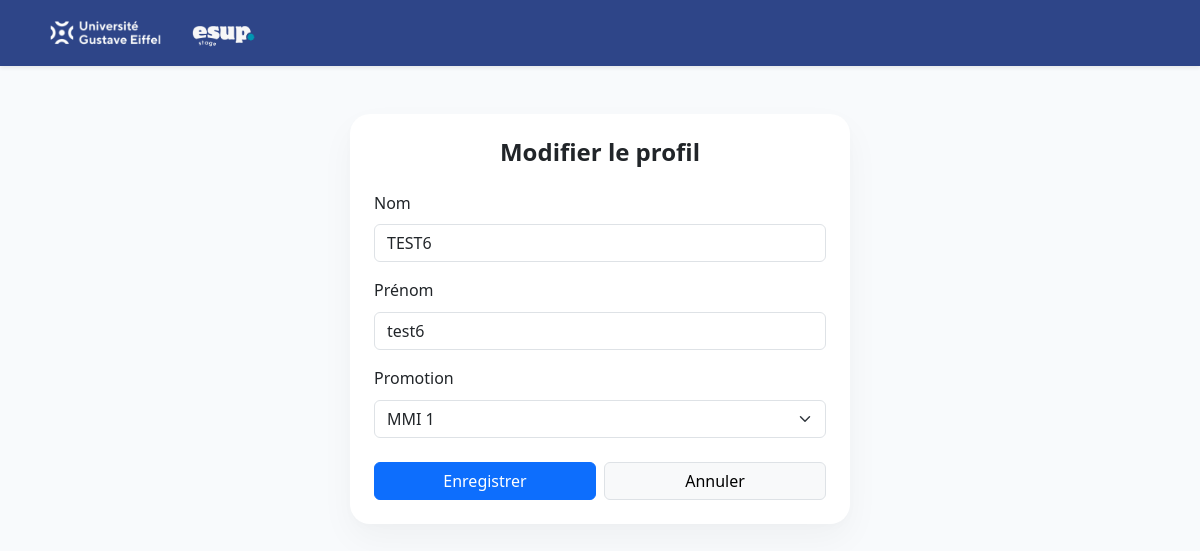
/pages/admin/edit_user.php?id=0, run on the app's committed database.
### tables this page shows
CREATE TABLE `etudiant` (
  `num_etudiant` int(11) NOT NULL,
  `identifiant` varchar(50) NOT NULL,
  `pwd` varchar(255) NOT NULL,
  `nom` varchar(50) DEFAULT NULL,
  `prenom` varchar(50) DEFAULT NULL,
  `tel` varchar(20) DEFAULT NULL,
  `date_naiss` date DEFAULT NULL,
  `lieu_naiss` varchar(100) DEFAULT NULL,
  `adresse` text DEFAULT NULL,
  `promotion` varchar(50) DEFAULT NULL,
  `groupe_TD` varchar(10) DEFAULT NULL,
  `groupe_TP` varchar(10) DEFAULT NULL,
  `competences` text DEFAULT NULL,
  `preferences` text DEFAULT NULL,
  `statut_compte` varchar(20) DEFAULT 'En attente'
);

### pages/admin/edit_user.php (the view, shortened to what this page needs)
<?php
include '../../includes/header.php';
$id = $_GET['id'];
$type = $_GET['type'];
$u = ($type == 'prof') ?
    $pdo->prepare("SELECT * FROM Enseignant WHERE identifiant = ?") :
    $pdo->prepare("SELECT * FROM Etudiant WHERE num_etudiant = ?");
$u->execute([$id]);
$user = $u->fetch();
?>
<link rel="stylesheet" href="../../assets/css/style.css">
<div class="container py-5">
    <div class="card p-4 mx-auto shadow border-0" style="max-width: 500px;">
        <h4 class="fw-bold text-center mb-4">Modifier le profil </h4>
        <form method="POST">
            <div class="mb-3">
                <label class="form-label">Nom</label>
                <input type="text" name="nom" class="form-control" value="<?= $user['nom'] ?>" required>
            </div>
            <div class="mb-3">
                <label class="form-label">Prénom</label>
                <input type="text" name="prenom" class="form-control" value="<?= $user['prenom'] ?>" required>
            </div>
            <?php if ($type == 'prof'): ?>
                <div class="mb-3">
                    <label class="form-label">Rôle / Fonction</label>
                    <select name="fonction" class="form-select">
                        <option value="Enseignant standard" <?= $user['fonctions'] == 'Enseignant standard' ? 'selected' : '' ?>>Enseignant standard</option>
                        <option value="Responsable stage" <?= $user['fonctions'] == 'Responsable stage' ? 'selected' : '' ?>>Responsable stage</option>
                        <option value="Chef de département" <?= $user['fonctions'] == 'Chef de département' ? 'selected' : '' ?>>Chef de département</option>
                        <option value="Jury de soutenance" <?= $user['fonctions'] == 'Jury de soutenance' ? 'selected' : '' ?>>Jury de soutenance</option>
                    </select>
                </div>
            <?php else: ?>
                <div class="mb-3">
                    <label class="form-label">Promotion</label>
                    <select name="promo" class="form-select">
                        <option value="MMI1" <?= $user['promotion'] == 'MMI1' ? 'selected' : '' ?>>MMI 1</option>
                    </select>
                </div>
            <?php endif; ?>
            <div class="d-flex gap-2 mt-4">
                <button type="submit" class="btn btn-primary w-100">Enregistrer</button>
                <a href="gestion.php" class="btn btn-light border w-100">Annuler</a>
            </div>
        </form>
    </div>
</div>

### assets/css/style.css (style rules this page uses)
:root { --mmi-blue: #2E4588; --mmi-dark: #212529; }
body { background-color: #F8FAFC; color: var(--mmi-dark); font-family: 'Segoe UI', Tahoma, Geneva, Verdana, sans-serif; line-height: 1.6; }
.card { background-color: #FFFFFF; border: none !important; border-radius: 20px !important; box-shadow: 0 15px 35px rgba(0,0,0,0.04), 0 3px 10px rgba(0,0,0,0.015) !important; transition: transform 0.2s ease, box-shadow 0.2s ease; margin-bottom: 24px; }

### data on the page
etudiant: nom "TEST6", prenom "test6", promo "MMI 1"
